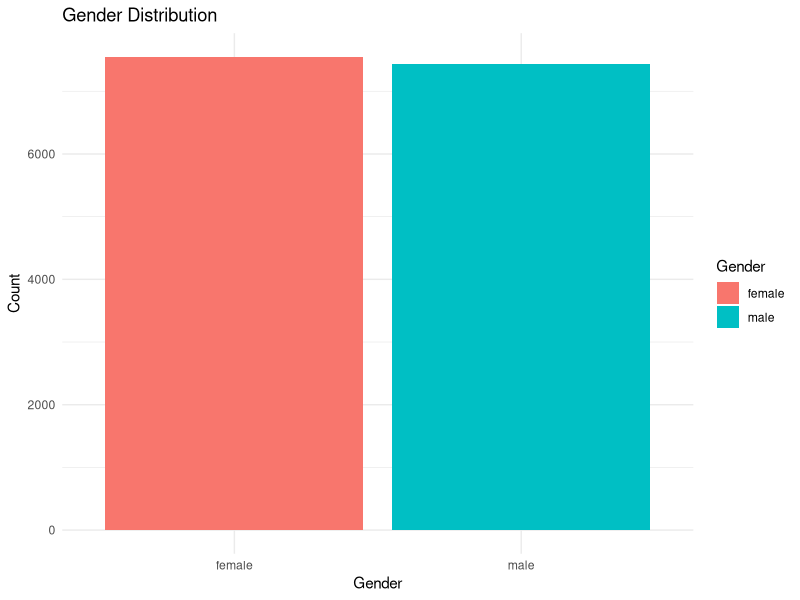
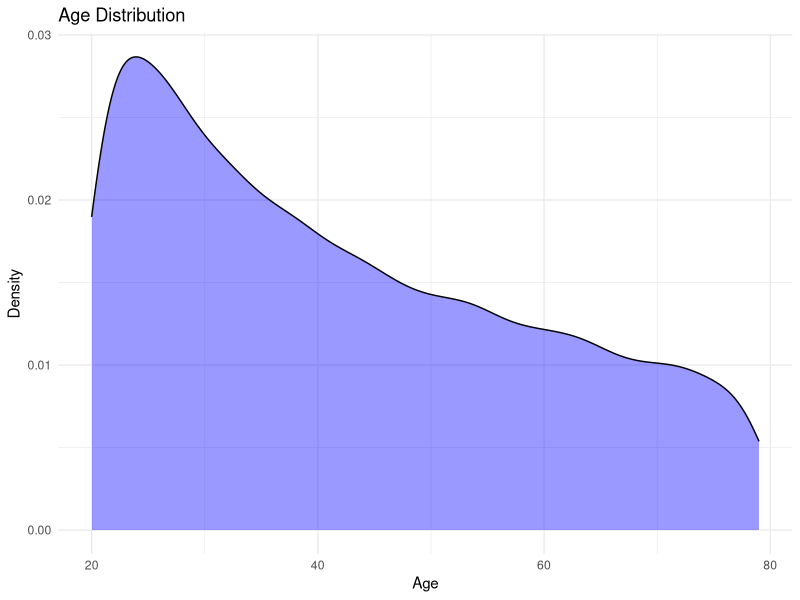
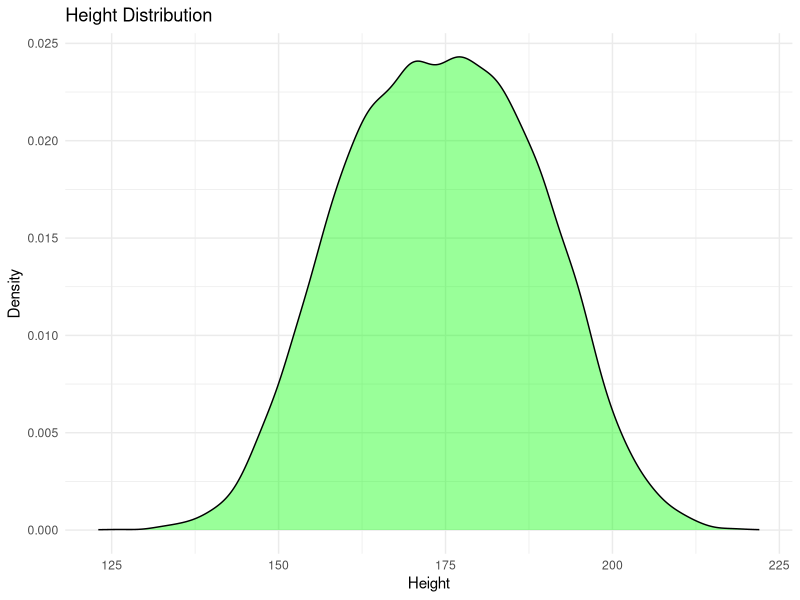
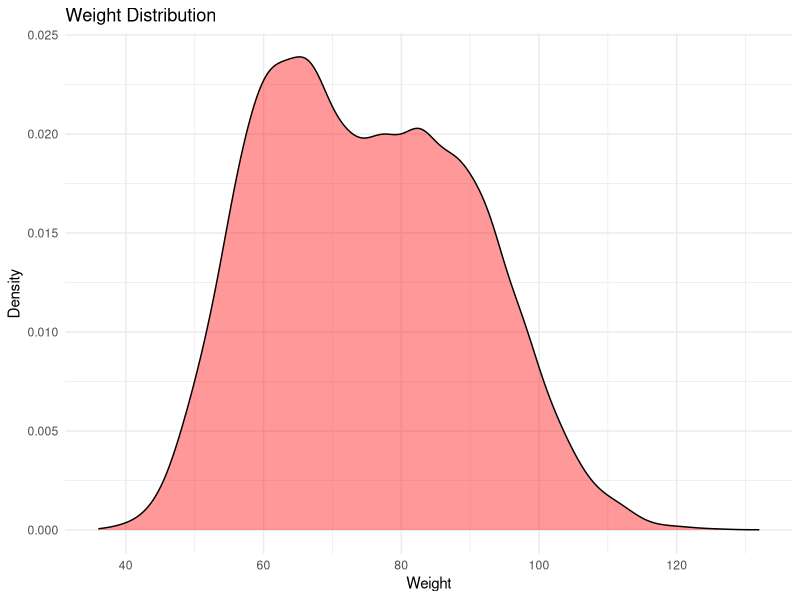
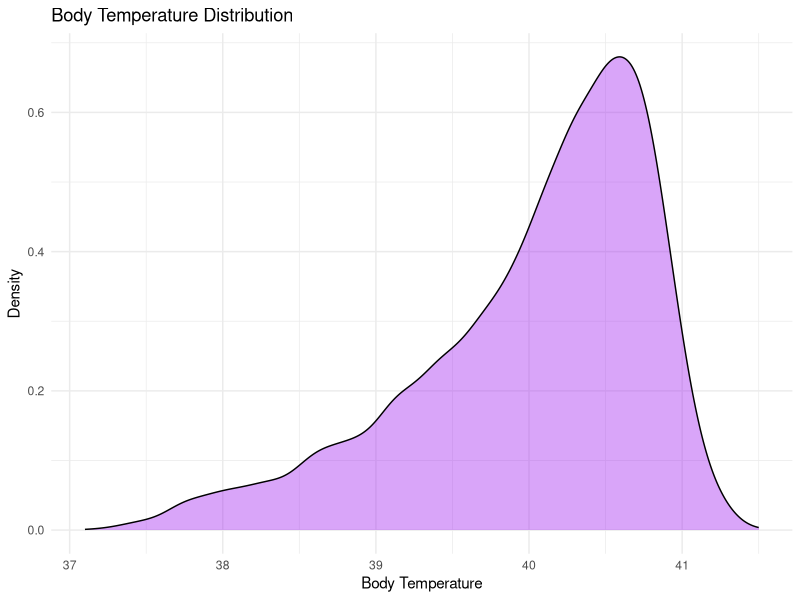
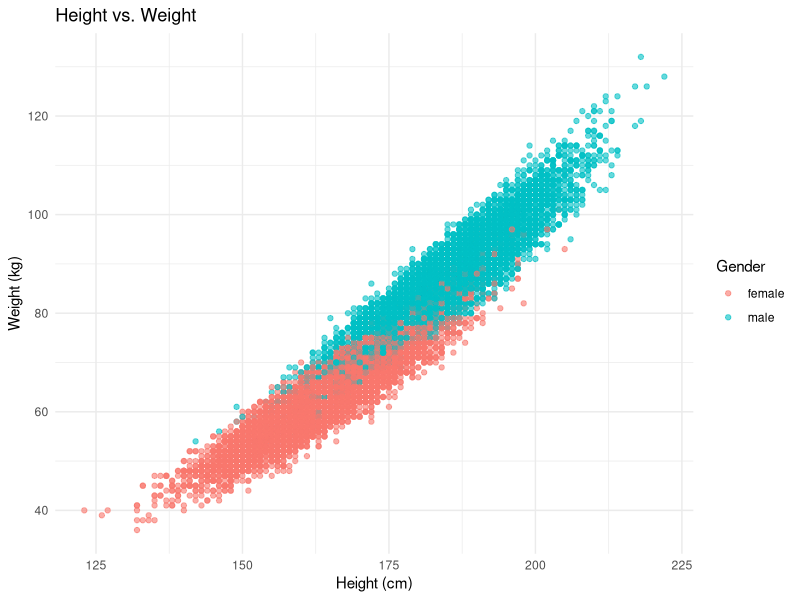
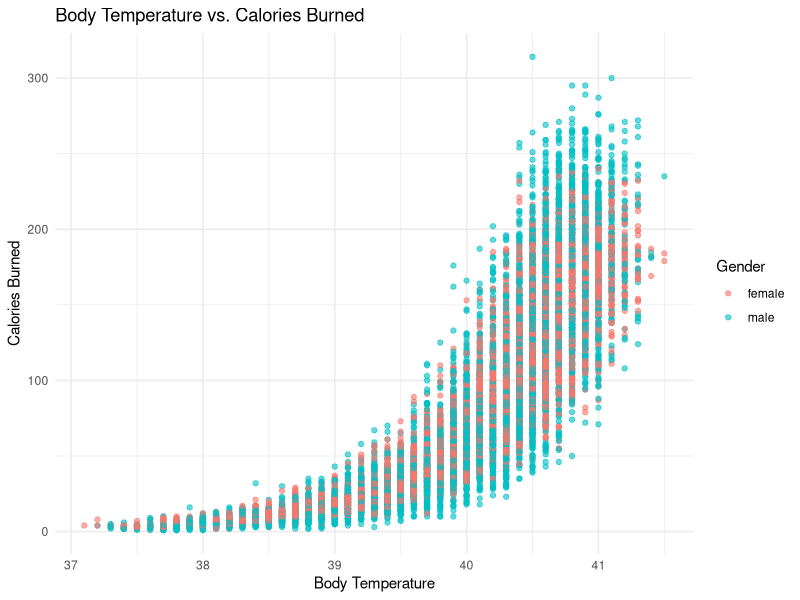
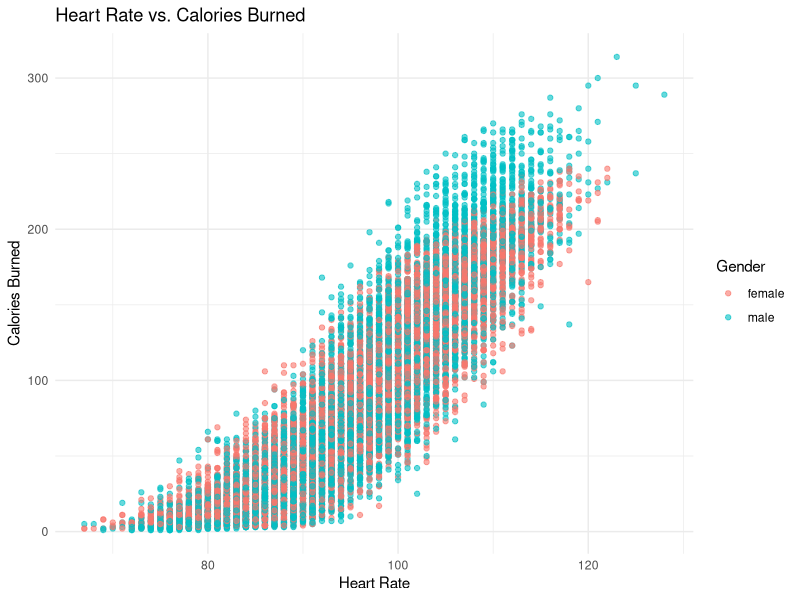

R code for these plots, in order:
setwd("~/Research_2")

# Load required libraries
library(ggplot2)
library(dplyr)

# Read the dataset
data <- read.csv('calories.csv')

# Printing the dimension of the dataset
dim(data)

# Printing the first 5 rows of the dataset
head(data)

# Normalization of data
data$Gender <- as.factor(data$Gender)
data$Age <- as.integer(data$Age)
data$Height <- as.integer(data$Height)
data$Weight <- as.integer(data$Weight)
data$Duration <- as.integer(data$Duration)
data$Heart_Rate <- as.integer(data$Heart_Rate)
data$Body_Temp <- as.numeric(data$Body_Temp)
data$Calories <- as.integer(data$Calories)

is.na(data)
sum(is.na(data))

##Data Visualization

# Count occurrences by Gender
gender_count <- data %>% group_by(Gender) %>% summarise(Count = n())
print(gender_count)

# Gender distribution plot
ggplot(data, aes(x = Gender, fill = Gender)) + 
  geom_bar() + 
  labs(title = "Gender Distribution", x = "Gender", y = "Count") +
  theme_minimal()

# Distribution plot for Age
ggplot(data, aes(x = Age)) +
  geom_density(fill = "blue", alpha = 0.4) +
  labs(title = "Age Distribution", x = "Age", y = "Density") +
  theme_minimal()

# Distribution plot for Height
ggplot(data, aes(x = Height)) +
  geom_density(fill = "green", alpha = 0.4) +
  labs(title = "Height Distribution", x = "Height", y = "Density") +
  theme_minimal()

# Distribution plot for Weight
ggplot(data, aes(x = Weight)) +
  geom_density(fill = "red", alpha = 0.4) +
  labs(title = "Weight Distribution", x = "Weight", y = "Density") +
  theme_minimal()

# Distribution plot for Body Temperature
ggplot(data, aes(x = Body_Temp)) +
  geom_density(fill = "purple", alpha = 0.4) +
  labs(title = "Body Temperature Distribution", x = "Body Temperature", y = "Density") +
  theme_minimal()

## Possible interactions between covariates

# Height vs. Weight
ggplot(data, aes(x = Height, y = Weight, color = Gender)) +
  geom_point(alpha = 0.6) +
  labs(title = "Height vs. Weight", x = "Height (cm)", y = "Weight (kg)") +
  theme_minimal()

# Body Temperature vs. Calories Burned
ggplot(data, aes(x = Body_Temp, y = Calories, color = Gender)) +
  geom_point(alpha = 0.6) +
  labs(title = "Body Temperature vs. Calories Burned", x = "Body Temperature", y = "Calories Burned") +
  theme_minimal()

# Heart Rate vs. Calories Burned 
  ggplot(data, aes(x = Heart_Rate, y = Calories, color = Gender)) +
    geom_point(alpha = 0.6) +
    labs(title = "Heart Rate vs. Calories Burned", x = "Heart Rate", y = "Calories Burned") +
    theme_minimal()

# Duration vs. Calories Burned 
  ggplot(data, aes(x = Duration, y = Calories, color = Gender)) +
    geom_point(alpha = 0.6) +
    labs(title = "Duration vs. Calories Burned", x = "Duration (minutes)", y = "Calories Burned") +
    theme_minimal()
  